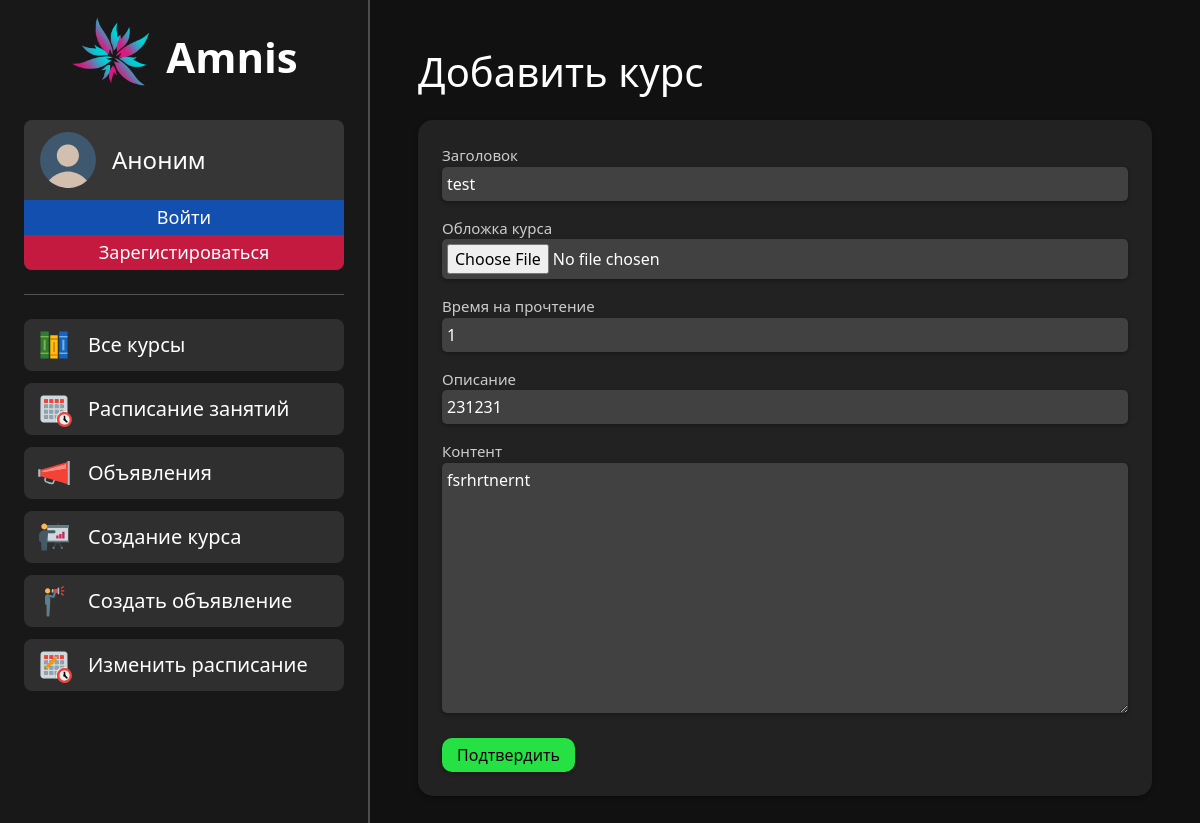
Page /course/course_change/update/3 on the committed database.
### main/models.py (models this page shows, shortened)
class Course(models.Model):
    title = models.CharField('Title', max_length=250)
    course_image = models.ImageField('Course image', upload_to="photo_files", null=True, blank=True)
    author_id = models.ForeignKey(User, blank=True, on_delete=models.CASCADE)
    date = models.DateField('Date', blank=True, default=datetime.date(1, 1, 1))
    time_to_read = models.CharField('Time to read', max_length=50)
    description = models.CharField('Description', max_length=500)
    content = models.TextField('Content')
    class Meta:
        verbose_name = "Course"
        verbose_name_plural = "Courses"

### main/views.py (the view, shortened to what this page needs)
# urls.py: path('course/course_change/<command>/<int:course_id>', views.course_change_view, name='course_change'),
def course_change_view(request, command, course_id):
    course_form = CourseForm()
    role = get_role(request.user)
    ava = get_ava(request.user)
    error = ''
    if command == 'update':
        updated_course = Course.objects.filter(id=course_id)[0]
        course_form = CourseForm(instance=updated_course)
    return render(request, 'main/course_change.html', {'course_form': course_form, 'error': error, 'role': role, 'ava': ava})

### main/views.py (called while the page is built, shortened)
def get_role(user):
    template = ""
    return template

def get_ava(user):
    if user.is_authenticated:
        profiles_ava = ProfileInfo.objects.filter(name=user).get().avatar
        return profiles_ava
    else:
        return ""

### main/templates/main/course_change.html (shortened to what this page needs)
{% load static %}
<!doctype html>
<html lang="en">
<head>
    <link rel="stylesheet" href="https://cdn.jsdelivr.net/npm/bootstrap@5.2.3/dist/css/bootstrap.min.css">
    <link rel="stylesheet" href="https://cdn.jsdelivr.net/npm/bootstrap-icons@1.10.2/font/bootstrap-icons.css">
    <link rel="stylesheet" href="{% static 'main/css/common.css'%}">
    <link rel="stylesheet" href="{% static 'main/css/course_change.css'%}">
</head>
<body>
    {% include 'main/navigation.html' %}
    <div class="aside_container">
        <h1 class="course_change_body_title course_change_body__course_change_body_title">Добавить курс</h1>
        <form class="course_change_body" method="post" enctype="multipart/form-data">
            <div class="common_form common_form_modifier">
                <p class="common_form_name common_form__common_form_name">Заголовок</p>
                {{ course_form.title }}
                <p class="common_form_name common_form__common_form_name">Обложка курса</p>
                {{ course_form.course_image }}
                <p class="common_form_name common_form__common_form_name">Время на прочтение</p>
                {{ course_form.time_to_read }}
                <p class="common_form_name common_form__common_form_name">Описание</p>
                {{ course_form.description }}
                <div class="ckeditor_container">
                    <p class="common_form_name common_form__common_form_name">Контент</p>
                    {{ course_form.content }}
                </div>
                <div class="submit_button_container course_change_body__submit_button_container">
                    <button class="button1 button1_padding green-button course_change_form_button1"
                            type="submit">Подтвердить</button>
                </div>
            </div>
        </form>
    </div>
</body>
</html>

### main/static/main/css/common.css (style rules this page uses)
:root { --white-color: #ffffff; --white-color-hover: #dddddd; --white-color-active: #aaaaaa; --add-green-color: #26e144; --add-green-color-hover: #23cc3f; --add-green-color-active: #1eb337; --cyan-color: #75fbf6; --cyan-color-hover: #02e3dc; --cyan-color-active: #00bfb9; --magenta-color: #ea337b; --magenta-color-hover: #cc2d6d; --magenta-color-active: #b3275f; --dark-white9-color: #999999; --darkgrey2-color: #222222; --darkgrey-color: #333333; --darkgrey-color-hover: #2b2b2b; --semi-darkgrey-color: #414141; --dark-cyan-color: #173f4c; --error-red-color: #ff5757; }
html, body { padding: 0; margin: 0; width: 100%; height: 100%; background-color:#111111; color: white; }
.green-button { background-color: var(--add-green-color); }
.button1 { padding: 5px 80px 5px 80px; border-radius: 10px; cursor: pointer; color: black; text-decoration: none; border-style: none; box-shadow: 0px 2px 4px rgba(0, 0, 0, 0.3); }
.common_form { color: white; display: flex; flex-direction: column; align-items: center; background-color: var(--darkgrey2-color); padding: 25px; border-radius: 15px; box-shadow: 0px 2px 4px rgba(0, 0, 0, 0.3); }
.common_form_input_field { color: white; background-color: var(--semi-darkgrey-color); border-radius: 5px; border-style: none; padding: 5px 5px 5px 5px; box-shadow: 0px 2px 4px rgba(0, 0, 0, 0.3); }
.common_form__common_form_name { margin-top: 15px; margin-bottom: 3px; }
.common_form_name { color: #cccccc; font-size: 15px; }
.aside_container { margin-left: var(--navigation-offset); padding: 48px; }

### main/static/main/css/course_change.css (style rules this page uses)
html, body { padding: 0; margin: 0; width: 100%; height: 100%; background-color:#111111; color: white; }
.course_change_body { display: flex; flex-direction: column; }
.common_form_modifier { padding: 24px; }
.common_form { align-items: flex-start; }
.course_change_body_title { margin-bottom: 24px; }
.common_form_name { margin: 0; }
.common_form_name ~ .common_form_name { margin-top: 16px; }
.common_form input, .common_form textarea { width: 100%; }
.ckeditor_container { display: flex; align-items: left; flex-direction: column; margin-top: 16px; width: 100%; }
.submit_button_container { display: flex; justify-content: left; }
.course_change_form_button1 { padding-left: 15px; padding-right: 15px; }
.course_change_body__submit_button_container { margin-top: 15px; }

### main/static/main/css/navigation.css (style rules this page uses)
:root { --navigation-width: 320px; --horizontal-padding: 24px; --border-width: 2px; --navigation-offset: calc(var(--navigation-width) + 2*var(--horizontal-padding) + var(--border-width)); }

### rows in the picture
Course: title "test", time_to_read "1", description "231231", content "fsrhrtnernt"
